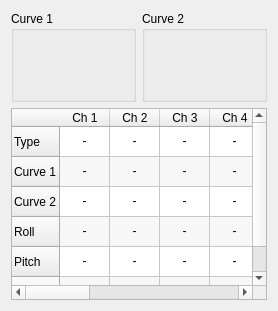
             <widget class="QWidget" name="custom">
              <layout class="QHBoxLayout" name="horizontalLayout_15">
               <item>
                <layout class="QGridLayout" name="gridLayout">
                 <item row="0" column="0">
                  <layout class="QHBoxLayout" name="horizontalLayout_14">
                   <item>
                    <widget class="QGroupBox" name="groupBox_4">
                     <property name="sizePolicy">
                      <sizepolicy hsizetype="Preferred" vsizetype="Preferred">
                       <horstretch>0</horstretch>
                       <verstretch>0</verstretch>
                      </sizepolicy>
                     </property>
                     <property name="title">
                      <string>Curve 1</string>
                     </property>
                     <layout class="QVBoxLayout" name="verticalLayout_7">
                      <item>
                       <widget class="MixerCurve" name="customThrottle1Curve" native="true">
                        <property name="sizePolicy">
                         <sizepolicy hsizetype="MinimumExpanding" vsizetype="MinimumExpanding">
                          <horstretch>1</horstretch>
                          <verstretch>1</verstretch>
                         </sizepolicy>
                        </property>
                        <property name="minimumSize">
                         <size>
                          <width>50</width>
                          <height>50</height>
                         </size>
                        </property>
                        <property name="maximumSize">
                         <size>
                          <width>1000</width>
                          <height>1000</height>
                         </size>
                        </property>
                        <property name="sizeIncrement">
                         <size>
                          <width>10</width>
                          <height>10</height>
                         </size>
                        </property>
                        <property name="baseSize">
                         <size>
                          <width>300</width>
                          <height>350</height>
                         </size>
                        </property>
                       </widget>
                      </item>
                     </layout>
                    </widget>
                   </item>
                   <item>
                    <widget class="QGroupBox" name="groupBox_5">
                     <property name="title">
                      <string>Curve 2</string>
                     </property>
                     <layout class="QVBoxLayout" name="verticalLayout_17">
                      <item>
                       <widget class="MixerCurve" name="customThrottle2Curve" native="true">
                        <property name="sizePolicy">
                         <sizepolicy hsizetype="MinimumExpanding" vsizetype="MinimumExpanding">
                          <horstretch>1</horstretch>
                          <verstretch>1</verstretch>
                         </sizepolicy>
                        </property>
                        <property name="minimumSize">
                         <size>
                          <width>50</width>
                          <height>50</height>
                         </size>
                        </property>
                        <property name="maximumSize">
                         <size>
                          <width>1000</width>
                          <height>1000</height>
                         </size>
                        </property>
                        <property name="sizeIncrement">
                         <size>
                          <width>10</width>
                          <height>10</height>
                         </size>
                        </property>
                        <property name="baseSize">
                         <size>
                          <width>300</width>
                          <height>350</height>
                         </size>
                        </property>
                       </widget>
                      </item>
                     </layout>
                    </widget>
                   </item>
                  </layout>
                 </item>
                 <item row="1" column="0">
                  <widget class="QTableWidget" name="customMixerTable">
                   <property name="sizePolicy">
                    <sizepolicy hsizetype="MinimumExpanding" vsizetype="MinimumExpanding">
                     <horstretch>0</horstretch>
                     <verstretch>0</verstretch>
                    </sizepolicy>
                   </property>
                   <property name="alternatingRowColors">
                    <bool>true</bool>
                   </property>
                   <attribute name="horizontalHeaderDefaultSectionSize">
                    <number>50</number>
                   </attribute>
                   <attribute name="horizontalHeaderStretchLastSection">
                    <bool>false</bool>
                   </attribute>
                   <row>
                    <property name="text">
                     <string>Type</string>
                    </property>
                   </row>
                   <row>
                    <property name="text">
                     <string>Curve 1</string>
                    </property>
                   </row>
                   <row>
                    <property name="text">
                     <string>Curve 2</string>
                    </property>
                   </row>
                   <row>
                    <property name="text">
                     <string>Roll</string>
                    </property>
                   </row>
                   <row>
                    <property name="text">
                     <string>Pitch</string>
                    </property>
                   </row>
                   <row>
                    <property name="text">
                     <string>Yaw</string>
                    </property>
                   </row>
                   <column>
                    <property name="text">
                     <string>Ch 1</string>
                    </property>
                   </column>
                   <column>
                    <property name="text">
                     <string>Ch 2</string>
                    </property>
                   </column>
                   <column>
                    <property name="text">
                     <string>Ch 3</string>
                    </property>
                   </column>
                   <column>
                    <property name="text">
                     <string>Ch 4</string>
                    </property>
                   </column>
                   <column>
                    <property name="text">
                     <string>Ch 5</string>
                    </property>
                   </column>
                   <column>
                    <property name="text">
                     <string>Ch 6</string>
                    </property>
                   </column>
                   <column>
                    <property name="text">
                     <string>Ch 7</string>
                    </property>
                   </column>
                   <column>
                    <property name="text">
                     <string>Ch 8</string>
                    </property>
                   </column>
                   <column>
                    <property name="text">
                     <string>Ch 9</string>
                    </property>
                   </column>
                   <column>
                    <property name="text">
                     <string>Ch 10</string>
                    </property>
                   </column>
                   <item row="0" column="0">
                    <property name="text">
                     <string>-</string>
                    </property>
                    <property name="textAlignment">
                     <set>AlignHCenter|AlignVCenter|AlignCenter</set>
                    </property>
                   </item>
                   <item row="0" column="1">
                    <property name="text">
                     <string>-</string>
                    </property>
                    <property name="textAlignment">
                     <set>AlignHCenter|AlignVCenter|AlignCenter</set>
                    </property>
                   </item>
                   <item row="0" column="2">
                    <property name="text">
                     <string>-</string>
                    </property>
                    <property name="textAlignment">
                     <set>AlignHCenter|AlignVCenter|AlignCenter</set>
                    </property>
                   </item>
                   <item row="0" column="3">
                    <property name="text">
                     <string>-</string>
                    </property>
                    <property name="textAlignment">
                     <set>AlignHCenter|AlignVCenter|AlignCenter</set>
                    </property>
                   </item>
                   <item row="0" column="4">
                    <property name="text">
                     <string>-</string>
                    </property>
                    <property name="textAlignment">
                     <set>AlignHCenter|AlignVCenter|AlignCenter</set>
                    </property>
                   </item>
                   <item row="0" column="5">
                    <property name="text">
                     <string>-</string>
                    </property>
                    <property name="textAlignment">
                     <set>AlignHCenter|AlignVCenter|AlignCenter</set>
                    </property>
                   </item>
                   <item row="0" column="6">
                    <property name="text">
                     <string>-</string>
                    </property>
                    <property name="textAlignment">
                     <set>AlignHCenter|AlignVCenter|AlignCenter</set>
                    </property>
                   </item>
                   <item row="0" column="7">
                    <property name="text">
                     <string>-</string>
                    </property>
                    <property name="textAlignment">
                     <set>AlignHCenter|AlignVCenter|AlignCenter</set>
                    </property>
                   </item>
                   <item row="0" column="8">
                    <property name="text">
                     <string>-</string>
                    </property>
                    <property name="textAlignment">
                     <set>AlignHCenter|AlignVCenter|AlignCenter</set>
                    </property>
                   </item>
                   <item row="0" column="9">
                    <property name="text">
                     <string>-</string>
                    </property>
                    <property name="textAlignment">
                     <set>AlignHCenter|AlignVCenter|AlignCenter</set>
                    </property>
                   </item>
                   <item row="1" column="0">
                    <property name="text">
                     <string>-</string>
                    </property>
                    <property name="textAlignment">
                     <set>AlignHCenter|AlignVCenter|AlignCenter</set>
                    </property>
                   </item>
                   <item row="1" column="1">
                    <property name="text">
                     <string>-</string>
                    </property>
                    <property name="textAlignment">
                     <set>AlignHCenter|AlignVCenter|AlignCenter</set>
                    </property>
                   </item>
                   <item row="1" column="2">
                    <property name="text">
                     <string>-</string>
                    </property>
                    <property name="textAlignment">
                     <set>AlignHCenter|AlignVCenter|AlignCenter</set>
                    </property>
                   </item>
                   <item row="1" column="3">
                    <property name="text">
                     <string>-</string>
                    </property>
                    <property name="textAlignment">
                     <set>AlignHCenter|AlignVCenter|AlignCenter</set>
                    </property>
                   </item>
                   <item row="1" column="4">
                    <property name="text">
                     <string>-</string>
                    </property>
                    <property name="textAlignment">
                     <set>AlignHCenter|AlignVCenter|AlignCenter</set>
                    </property>
                   </item>
                   <item row="1" column="5">
                    <property name="text">
                     <string>-</string>
                    </property>
                    <property name="textAlignment">
                     <set>AlignHCenter|AlignVCenter|AlignCenter</set>
                    </property>
                   </item>
                   <item row="1" column="6">
                    <property name="text">
                     <string>-</string>
                    </property>
                    <property name="textAlignment">
                     <set>AlignHCenter|AlignVCenter|AlignCenter</set>
                    </property>
                   </item>
                   <item row="1" column="7">
                    <property name="text">
                     <string>-</string>
                    </property>
                    <property name="textAlignment">
                     <set>AlignHCenter|AlignVCenter|AlignCenter</set>
                    </property>
                   </item>
                   <item row="1" column="8">
                    <property name="text">
                     <string>-</string>
                    </property>
                    <property name="textAlignment">
                     <set>AlignHCenter|AlignVCenter|AlignCenter</set>
                    </property>
                   </item>
                   <item row="1" column="9">
                    <property name="text">
                     <string>-</string>
                    </property>
                    <property name="textAlignment">
                     <set>AlignHCenter|AlignVCenter|AlignCenter</set>
                    </property>
                   </item>
                   <item row="2" column="0">
                    <property name="text">
                     <string>-</string>
                    </property>
                    <property name="textAlignment">
                     <set>AlignHCenter|AlignVCenter|AlignCenter</set>
                    </property>
                   </item>
                   <item row="2" column="1">
                    <property name="text">
                     <string>-</string>
                    </property>
                    <property name="textAlignment">
                     <set>AlignHCenter|AlignVCenter|AlignCenter</set>
                    </property>
                   </item>
                   <item row="2" column="2">
                    <property name="text">
                     <string>-</string>
                    </property>
                    <property name="textAlignment">
                     <set>AlignHCenter|AlignVCenter|AlignCenter</set>
                    </property>
                   </item>
                   <item row="2" column="3">
                    <property name="text">
                     <string>-</string>
                    </property>
                    <property name="textAlignment">
                     <set>AlignHCenter|AlignVCenter|AlignCenter</set>
                    </property>
                   </item>
                   <item row="2" column="4">
                    <property name="text">
                     <string>-</string>
                    </property>
                    <property name="textAlignment">
                     <set>AlignHCenter|AlignVCenter|AlignCenter</set>
                    </property>
                   </item>
                   <item row="2" column="5">
                    <property name="text">
                     <string>-</string>
                    </property>
                    <property name="textAlignment">
                     <set>AlignHCenter|AlignVCenter|AlignCenter</set>
                    </property>
                   </item>
                   <item row="2" column="6">
                    <property name="text">
                     <string>-</string>
                    </property>
                    <property name="textAlignment">
                     <set>AlignHCenter|AlignVCenter|AlignCenter</set>
                    </property>
                   </item>
                   <item row="2" column="7">
                    <property name="text">
                     <string>-</string>
                    </property>
                    <property name="textAlignment">
                     <set>AlignHCenter|AlignVCenter|AlignCenter</set>
                    </property>
                   </item>
                   <item row="2" column="8">
                    <property name="text">
                     <string>-</string>
                    </property>
                    <property name="textAlignment">
                     <set>AlignHCenter|AlignVCenter|AlignCenter</set>
                    </property>
                   </item>
                   <item row="2" column="9">
                    <property name="text">
                     <string>-</string>
                    </property>
                    <property name="textAlignment">
                     <set>AlignHCenter|AlignVCenter|AlignCenter</set>
                    </property>
                   </item>
                   <item row="3" column="0">
                    <property name="text">
                     <string>-</string>
                    </property>
                    <property name="textAlignment">
                     <set>AlignHCenter|AlignVCenter|AlignCenter</set>
                    </property>
                   </item>
                   <item row="3" column="1">
                    <property name="text">
                     <string>-</string>
                    </property>
                    <property name="textAlignment">
                     <set>AlignHCenter|AlignVCenter|AlignCenter</set>
                    </property>
                   </item>
                   <item row="3" column="2">
                    <property name="text">
                     <string>-</string>
                    </property>
                    <property name="textAlignment">
                     <set>AlignHCenter|AlignVCenter|AlignCenter</set>
                    </property>
                   </item>
                   <item row="3" column="3">
                    <property name="text">
                     <string>-</string>
                    </property>
                    <property name="textAlignment">
                     <set>AlignHCenter|AlignVCenter|AlignCenter</set>
                    </property>
                   </item>
                   <item row="3" column="4">
                    <property name="text">
                     <string>-</string>
                    </property>
                    <property name="textAlignment">
                     <set>AlignHCenter|AlignVCenter|AlignCenter</set>
                    </property>
                   </item>
                   <item row="3" column="5">
                    <property name="text">
                     <string>-</string>
                    </property>
                    <property name="textAlignment">
                     <set>AlignHCenter|AlignVCenter|AlignCenter</set>
                    </property>
                   </item>
                   <item row="3" column="6">
                    <property name="text">
                     <string>-</string>
                    </property>
                    <property name="textAlignment">
                     <set>AlignHCenter|AlignVCenter|AlignCenter</set>
                    </property>
                   </item>
                   <item row="3" column="7">
                    <property name="text">
                     <string>-</string>
                    </property>
                    <property name="textAlignment">
                     <set>AlignHCenter|AlignVCenter|AlignCenter</set>
                    </property>
                   </item>
                   <item row="3" column="8">
                    <property name="text">
                     <string>-</string>
                    </property>
                    <property name="textAlignment">
                     <set>AlignHCenter|AlignVCenter|AlignCenter</set>
                    </property>
                   </item>
                   <item row="3" column="9">
                    <property name="text">
                     <string>-</string>
                    </property>
                    <property name="textAlignment">
                     <set>AlignHCenter|AlignVCenter|AlignCenter</set>
                    </property>
                   </item>
                   <item row="4" column="0">
                    <property name="text">
                     <string>-</string>
                    </property>
                    <property name="textAlignment">
                     <set>AlignHCenter|AlignVCenter|AlignCenter</set>
                    </property>
                   </item>
                   <item row="4" column="1">
                    <property name="text">
                     <string>-</string>
                    </property>
                    <property name="textAlignment">
                     <set>AlignHCenter|AlignVCenter|AlignCenter</set>
                    </property>
                   </item>
                   <item row="4" column="2">
                    <property name="text">
                     <string>-</string>
                    </property>
                    <property name="textAlignment">
                     <set>AlignHCenter|AlignVCenter|AlignCenter</set>
                    </property>
                   </item>
                   <item row="4" column="3">
                    <property name="text">
                     <string>-</string>
                    </property>
                    <property name="textAlignment">
                     <set>AlignHCenter|AlignVCenter|AlignCenter</set>
                    </property>
                   </item>
                   <item row="4" column="4">
                    <property name="text">
                     <string>-</string>
                    </property>
                    <property name="textAlignment">
                     <set>AlignHCenter|AlignVCenter|AlignCenter</set>
                    </property>
                   </item>
                   <item row="4" column="5">
                    <property name="text">
                     <string>-</string>
                    </property>
                    <property name="textAlignment">
                     <set>AlignHCenter|AlignVCenter|AlignCenter</set>
                    </property>
                   </item>
                   <item row="4" column="6">
                    <property name="text">
                     <string>-</string>
                    </property>
                    <property name="textAlignment">
                     <set>AlignHCenter|AlignVCenter|AlignCenter</set>
                    </property>
                   </item>
                   <item row="4" column="7">
                    <property name="text">
                     <string>-</string>
                    </property>
                    <property name="textAlignment">
                     <set>AlignHCenter|AlignVCenter|AlignCenter</set>
                    </property>
                   </item>
                   <item row="4" column="8">
                    <property name="text">
                     <string>-</string>
                    </property>
                    <property name="textAlignment">
                     <set>AlignHCenter|AlignVCenter|AlignCenter</set>
                    </property>
                   </item>
                   <item row="4" column="9">
                    <property name="text">
                     <string>-</string>
                    </property>
                    <property name="textAlignment">
                     <set>AlignHCenter|AlignVCenter|AlignCenter</set>
                    </property>
                   </item>
                   <item row="5" column="0">
                    <property name="text">
                     <string>-</string>
                    </property>
                    <property name="textAlignment">
                     <set>AlignHCenter|AlignVCenter|AlignCenter</set>
                    </property>
                   </item>
                   <item row="5" column="1">
                    <property name="text">
                     <string>-</string>
                    </property>
                    <property name="textAlignment">
                     <set>AlignHCenter|AlignVCenter|AlignCenter</set>
                    </property>
                   </item>
                   <item row="5" column="2">
                    <property name="text">
                     <string>-</string>
                    </property>
                    <property name="textAlignment">
                     <set>AlignHCenter|AlignVCenter|AlignCenter</set>
                    </property>
                   </item>
                   <item row="5" column="3">
                    <property name="text">
                     <string>-</string>
                    </property>
                    <property name="textAlignment">
                     <set>AlignHCenter|AlignVCenter|AlignCenter</set>
                    </property>
                   </item>
                   <item row="5" column="4">
                    <property name="text">
                     <string>-</string>
                    </property>
                    <property name="textAlignment">
                     <set>AlignHCenter|AlignVCenter|AlignCenter</set>
                    </property>
                   </item>
                   <item row="5" column="5">
                    <property name="text">
                     <string>-</string>
                    </property>
                    <property name="textAlignment">
                     <set>AlignHCenter|AlignVCenter|AlignCenter</set>
                    </property>
                   </item>
                   <item row="5" column="6">
                    <property name="text">
                     <string>-</string>
                    </property>
                    <property name="textAlignment">
                     <set>AlignHCenter|AlignVCenter|AlignCenter</set>
                    </property>
                   </item>
                   <item row="5" column="7">
                    <property name="text">
                     <string>-</string>
                    </property>
                    <property name="textAlignment">
                     <set>AlignHCenter|AlignVCenter|AlignCenter</set>
                    </property>
                   </item>
                   <item row="5" column="8">
                    <property name="text">
                     <string>-</string>
                    </property>
                    <property name="textAlignment">
                     <set>AlignHCenter|AlignVCenter|AlignCenter</set>
                    </property>
                   </item>
                   <item row="5" column="9">
                    <property name="text">
                     <string>-</string>
                    </property>
                    <property name="textAlignment">
                     <set>AlignHCenter|AlignVCenter|AlignCenter</set>
                    </property>
                   </item>
                  </widget>
                 </item>
                </layout>
               </item>
              </layout>
             </widget>
